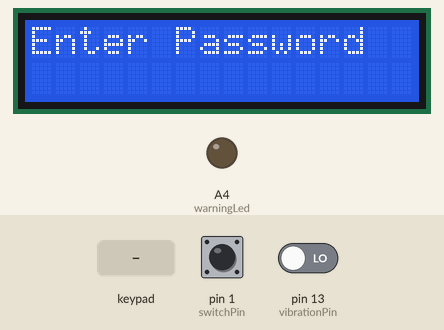
This sketch was run on a simulated Arduino Uno, built with avr-gcc and run on an emulated ATmega328P. On the bench: 16×2 character LCD, output pins drawn as LEDs (lit = HIGH). Dashed ring = blinking. Inputs (shaded band) come from the test bench; at power-on: pin 1 (switchPin) LOW, pin 13 (vibrationPin) LOW.

Above: at 1.2 s.
1.3 s: keypad keys 9 8 7 6 # pressed 0.4 s apart
At 2.6 s:
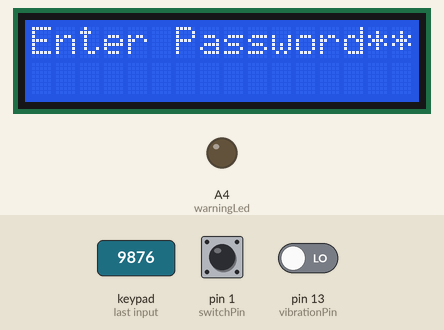
7.8 s: keypad keys 1 2 3 4 5 6 pressed 0.4 s apart
At 12.4 s:
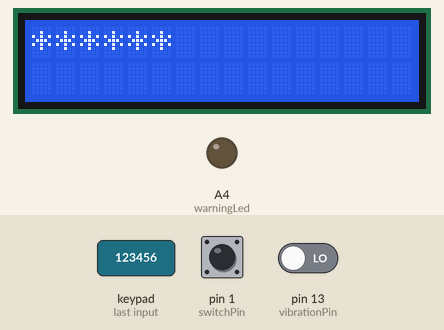
12.7 s: pin 1 (switchPin) pulled HIGH for 3.2 s
At 13.5 s:
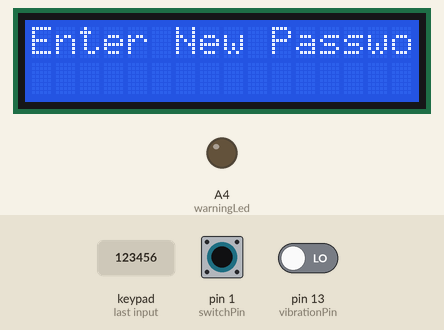
17.4 s: keypad keys 1 2 3 4 5 6 # pressed 0.4 s apart
At 20.1 s:
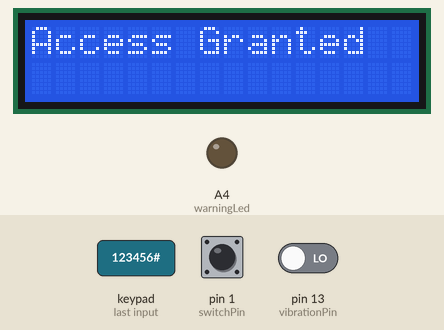
23.2 s: pin 13 (vibrationPin) driven HIGH
At 23.45 s:
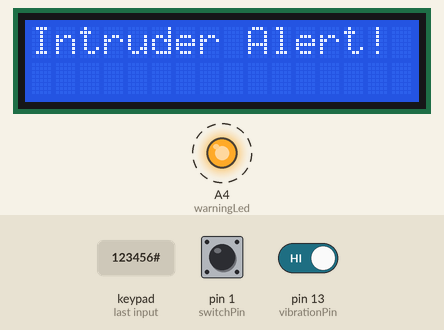
Timing chart, 0 to 26.2 s (numbered marks = the images above; inputs shaded):
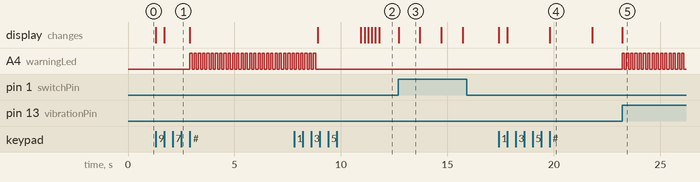

The sketch:

exp10_1.ino
```cpp
#include <LiquidCrystal.h>
#include <Keypad.h>
#include <EEPROM.h>

LiquidCrystal lcd(12, 11, 5, 4, 3, 2);  // LCD初始化

const int switchPin = 1; // 开关切换模式的引脚
const int vibrationPin = 13; // 震动传感器的引脚
const int warningLed = A4; // 预警灯的引脚

const char passwordLength = 6;
char password[passwordLength + 1] = "123456"; // 初始密码

char enteredPassword[passwordLength + 1];
char newPassword[passwordLength + 1];

const byte ROW_NUM    = 4; // 行数
const byte COLUMN_NUM = 4; // 列数
char keys[ROW_NUM][COLUMN_NUM] = {
  {'1','2','3','A'},
  {'4','5','6','B'},
  {'7','8','9','C'},
  {'*','0','#','D'}
};
byte pin_rows[ROW_NUM] = {9, 8, 7, 6}; // 连接行脚的引脚
byte pin_column[COLUMN_NUM] = {A0, A1, A2, A3}; // 连接列脚的引脚
Keypad keypad = Keypad(makeKeymap(keys), pin_rows, pin_column, ROW_NUM, COLUMN_NUM);

enum Mode {
  ENTER_PASSWORD,
  CHANGE_PASSWORD
};

Mode currentMode = ENTER_PASSWORD;

void setup() {
  lcd.begin(16, 2);
  lcd.print("Enter Password");

  pinMode(switchPin, INPUT);
  pinMode(vibrationPin, INPUT);
  pinMode(warningLed, OUTPUT);
}

void loop() {
  switch (currentMode) {
    case ENTER_PASSWORD:
      enterPasswordMode();
      break;
    case CHANGE_PASSWORD:
      changePasswordMode();
      break;
  }
}

void enterPasswordMode() {
  char key = keypad.getKey();
  if (key) {
    if (key == '#') {
      if (checkPassword()) {
        lcd.clear();
        lcd.print("Access Granted");
        delay(2000);
        lcd.clear();
      } else {
        activateWarning();
        delay(2000);
        lcd.clear();
      }
      clearEnteredPassword();
    } else if (key == '*') {
      clearEnteredPassword();
      lcd.clear();
      lcd.print("Enter Password");
      lcd.setCursor(0, 1);
    } else {
      addToEnteredPassword(key);
    }
  }

  if (digitalRead(switchPin) == HIGH) {
    currentMode = CHANGE_PASSWORD;
    lcd.clear();
    lcd.print("Enter New Password");
    lcd.setCursor(0, 1);
    delay(1000);
    clearEnteredPassword();
  }

  if (digitalRead(vibrationPin) == HIGH) {
    activateWarning();
    delay(2000);
    lcd.clear();
  }
}

void changePasswordMode() {
  char key = keypad.getKey();
  if (key) {
    if (key == '#') {
      updatePassword();
      lcd.clear();
      lcd.print("Password Changed");
      delay(2000);
      lcd.clear();
      currentMode = ENTER_PASSWORD;
      lcd.print("Enter Password");
      lcd.setCursor(0, 1);
    } else if (key == '*') {
      clearEnteredPassword();
      lcd.clear();
      lcd.print("Enter New Password");
      lcd.setCursor(0, 1);
    } else {
      addToEnteredPassword(key);
    }
  }

  if (digitalRead(switchPin) == HIGH) {
    currentMode = ENTER_PASSWORD;
    lcd.clear();
    lcd.print("Enter Password");
    delay(1000);
    clearEnteredPassword();
  }

  if (digitalRead(vibrationPin) == HIGH) {
    activateWarning();
    delay(2000);
    lcd.clear();
  }
}

void addToEnteredPassword(char key) {
  if (strlen(enteredPassword) < passwordLength) {
    strcat(enteredPassword, &key);
    lcd.print('*');
  }
}

void clearEnteredPassword() {
  memset(enteredPassword, 0, sizeof(enteredPassword));
}

void activateWarning() {
  lcd.clear();
  lcd.print("Intruder Alert!");
  for (int i = 0; i < 30; i++) {
    digitalWrite(warningLed, HIGH);
    delay(100);
    digitalWrite(warningLed, LOW);
    delay(100);
  }
  lcd.clear();
}

bool checkPassword() {
  return strcmp(enteredPassword, password) == 0;
}

void updatePassword() {
  strncpy(password, enteredPassword, passwordLength);
  EEPROM.put(0, newPassword);
  clearEnteredPassword();
  lcd.clear();
}
```

Measured:
- after the input at 1.3 s, A4 (warningLed): alternates HIGH for 0.10 s and LOW for 0.10 s, starting after 1.6 s; the display: first changes at once (image 1 shows a later state)
- after the input at 7.8 s, the display: first differs from a run without the input after 3.1 s (image 2 shows a later state)
- after the input at 12.7 s, the display: changes at once (image 3)
- after the input at 17.4 s, the display: first changes at once (image 4 shows a later state)
- after the input at 23.2 s, A4 (warningLed): alternates HIGH for 0.10 s and LOW for 0.10 s, starting at once; the display: changes at once (image 5)
- what the display in image 3 shows lasts 1.0 s, from 12.7 s to 13.7 s
- what the display in image 4 shows lasts 2.0 s, from 19.8 s to 21.8 s
